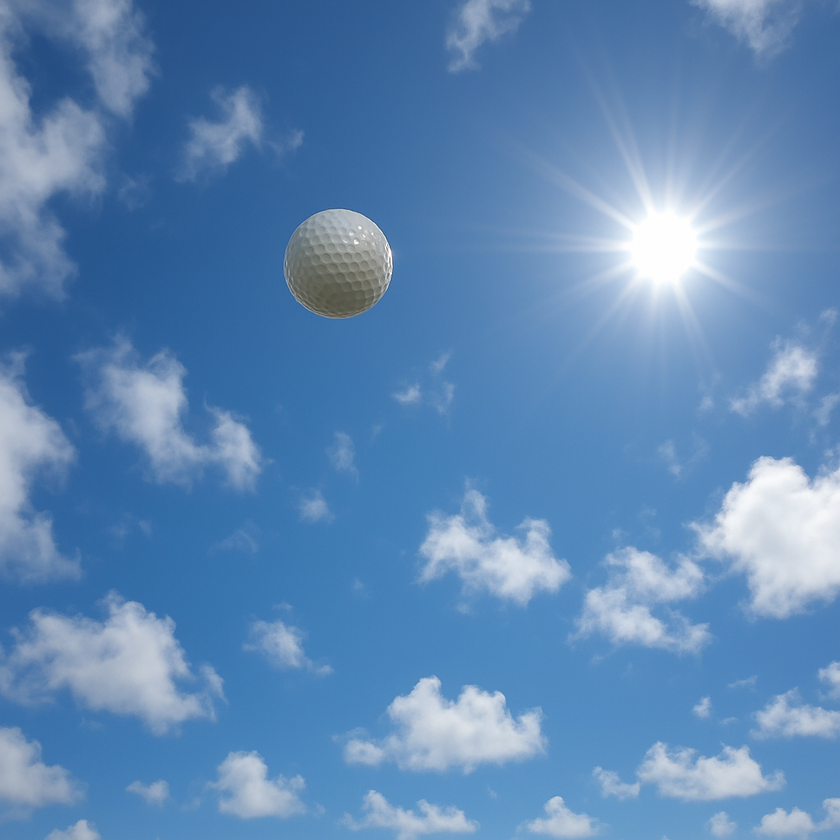
#> input picture ball_and_sun.png, 840 x 840 px, shrunk from 1024 x 1024 before the run
$ python example.py
#> lines starting #> are read from the running program, lines starting #| are printed output that depends on the picture; after the words box and inside, x2 and y2 are one past the last pixel; in counts of white or black regions, pixels touching at a corner belong together
# -*- coding: utf-8 -*-
"""
Created on Sat Jun  7 18:34:12 2025

@author: Gavin
"""

import cv2

import numpy as np
import matplotlib.pyplot as plt

# Step 1: Load the image
image = cv2.imread('ball_and_sun.png')
#> image is the input picture: shape (840, 840, 3); mean B, G, R 180.7, 136.4, 95.4
original = image.copy()

# Step 2: Convert to grayscale
gray = cv2.cvtColor(image, cv2.COLOR_BGR2GRAY)
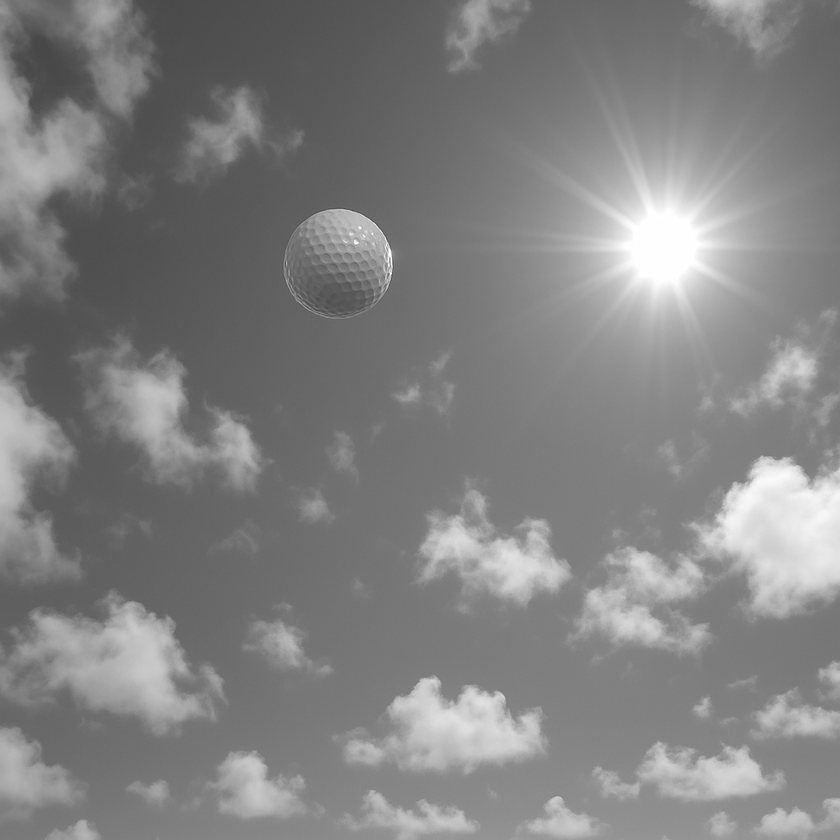
#> gray: shape (840, 840); min 70, max 255, mean 129.2

# Step 3: Smooth the image to reduce noise
blurred = cv2.GaussianBlur(gray, (9, 9), 2)

# Step 4: Threshold to detect and remove the sun (very bright regions)
_, sun_mask = cv2.threshold(blurred, 240, 255, cv2.THRESH_BINARY)
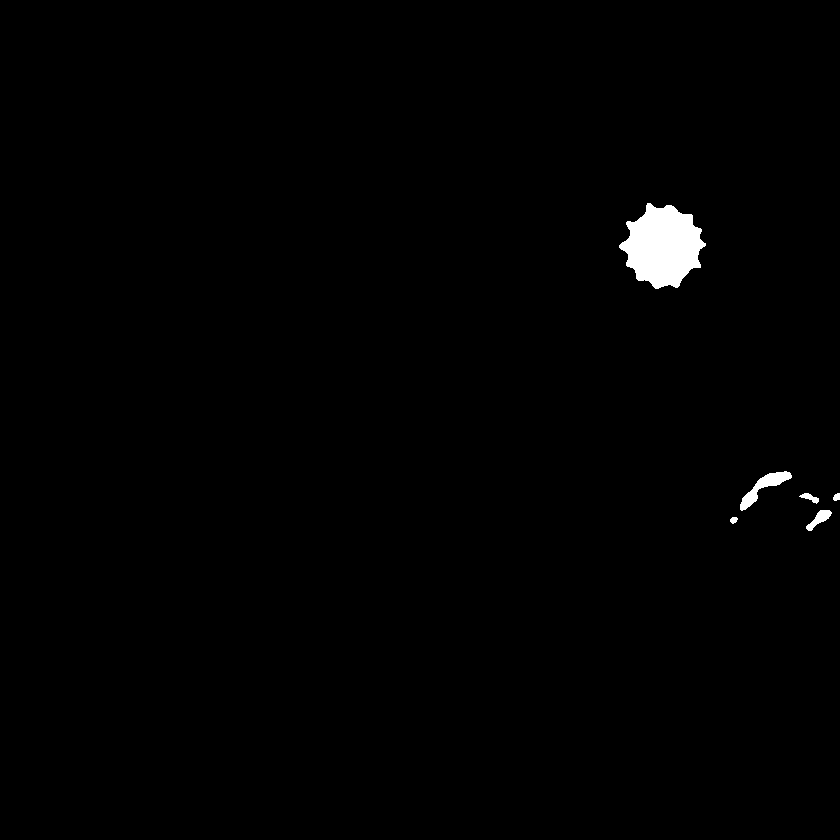
#> sun_mask: shape (840, 840); 0.85% white; 6 white regions, box (x1, y1, x2, y2) and area: (619, 203, 706, 289) 4923, (740, 471, 792, 511) 629, (806, 510, 832, 531) 231, (799, 493, 819, 504) 100, (833, 493, 840, 501) 44, (730, 517, 738, 524) 41
inverse_sun_mask = 255 - sun_mask  # NumPy equivalent of cv2.bitwise_not

# Step 5: Mask the bright area out (NumPy equivalent of cv2.bitwise_and)
sun_filtered = blurred * (inverse_sun_mask // 255)

# Step 6: Detect circles (golf ball)
circles = cv2.HoughCircles(
    sun_filtered,
    cv2.HOUGH_GRADIENT,
    dp=1.2,
    minDist=100,
    param1=50,
    param2=30,
    minRadius=10,
    maxRadius=100
)
#> circles = [[337.8, 263.4, 55.12]]

# Step 7: Draw detected circles
if circles is not None:
    circles = np.round(circles[0, :]).astype("int")
#> circles = [[338, 263, 55]]
    for (x, y, r) in circles:
        # Draw the outer circle
        cv2.circle(original, (x, y), r, (0, 255, 0), 4)
        # Draw the center of the circle
        cv2.circle(original, (x, y), 2, (0, 0, 255), 3)
#> this loop made 1 pass
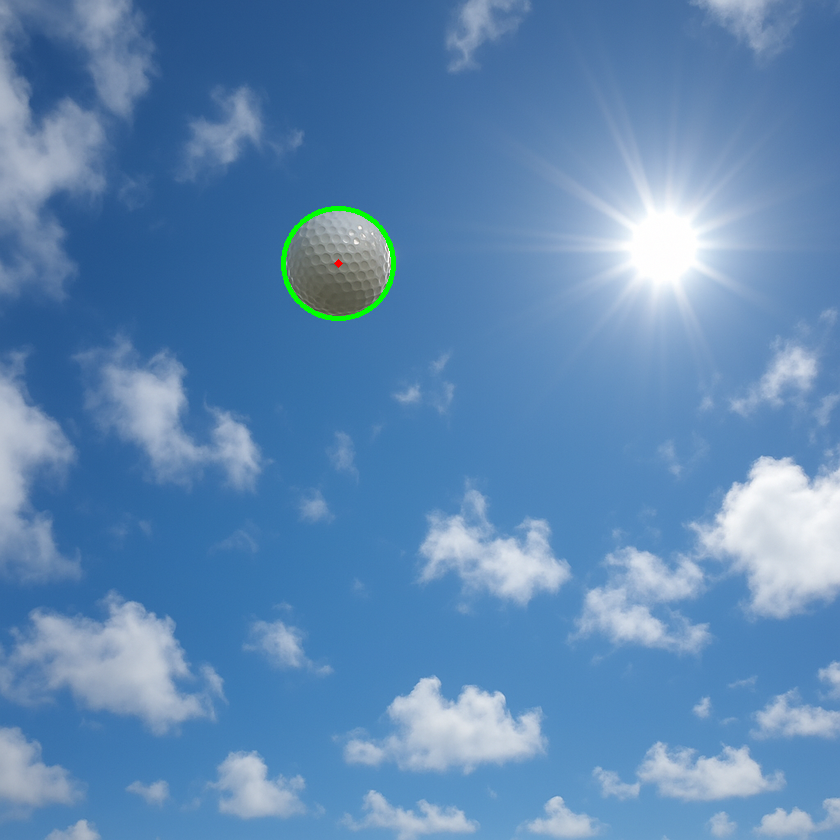
#> original: shape (840, 840, 3); 0.25% of pixels changed, all inside (x1, y1, x2, y2) = (281, 206, 396, 321)
else:
    print("No circles detected.")

# Step 8: Display result
original_rgb = cv2.cvtColor(original, cv2.COLOR_BGR2RGB)

plt.imshow(original_rgb)
plt.title("Golf Ball Detection")
plt.axis('off')
plt.show()
